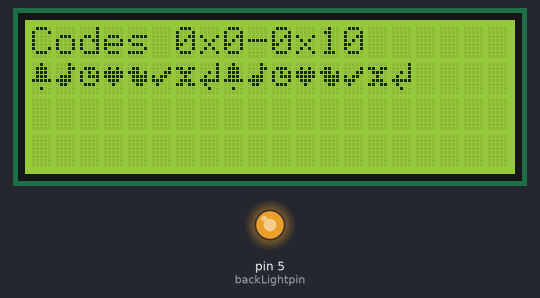
Bench run of a sketch on a simulated Arduino Uno, built with avr-gcc and run on an emulated ATmega328P. Parts: 20×4 character LCD, output pins drawn as LEDs (lit = HIGH). Pins used as bus, display or sensor lines are not drawn.

Above: at 0.2 s.
At 10.2 s:
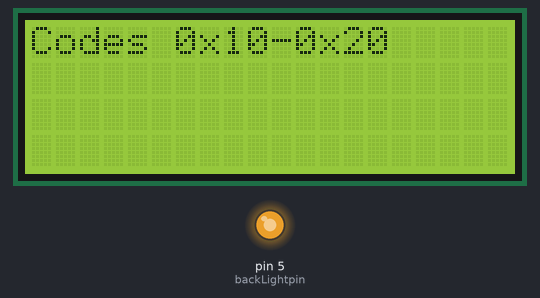
At 30.3 s:
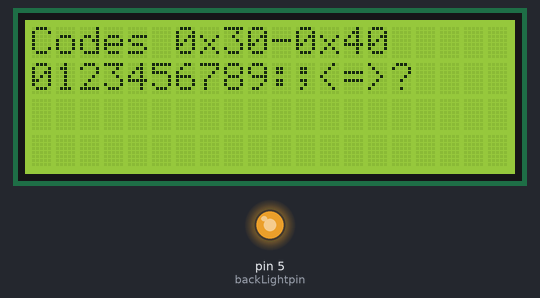
At 60.4 s:
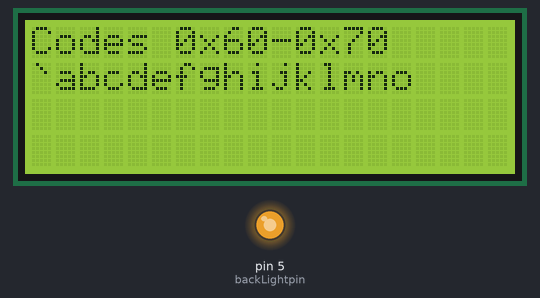
At 90.5 s:
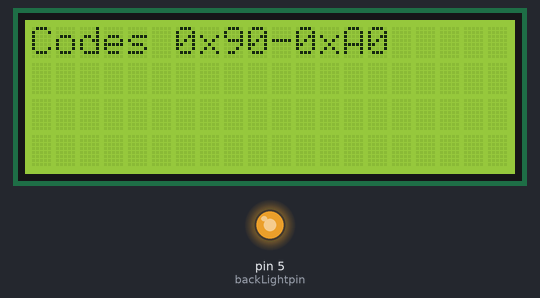
At 120.6 s:
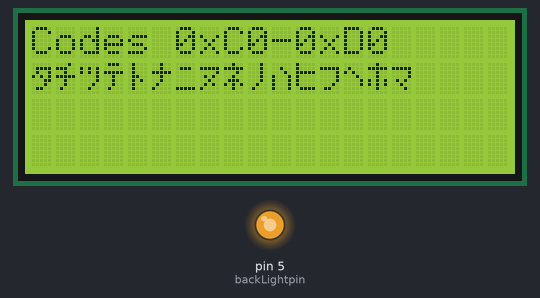

The sketch:

HelloWorld_byVac.ino
```cpp
//#include <LiquidCrystal.h>
//LiquidCrystal lcd(4, 7, 8, 9, 10, 11, 12);

#include <Wire.h>
//#include <LiquidCrystal_I2C_ByVac.h>
//LiquidCrystal_I2C_ByVac lcd(0x21);

#include <LiquidCrystal_I2C.h>
uint8_t backlight_pin = 3;
LiquidCrystal_I2C lcd(0x27,2,1,0,4,5,6,7,backlight_pin,POSITIVE); // DF Robots

//#include <LiquidCrystal_SR.h>
//LiquidCrystal_SR lcd(14,15,4);

//#include <LiquidCrystal.h>
//LiquidCrystal lcd(4, 7, 8, 9, 10, 11, 12);
//LiquidCrystal lcd(8, 9, 4, 5, 6, 7); // LCD Shield

uint8_t bell[8]  = {0x4,0xe,0xe,0xe,0x1f,0x0,0x4};
uint8_t note[8]  = {0x2,0x3,0x2,0xe,0x1e,0xc,0x0};
uint8_t clock[8] = {0x0,0xe,0x15,0x17,0x11,0xe,0x0};
uint8_t heart[8] = {0x0,0xa,0x1f,0x1f,0xe,0x4,0x0};
uint8_t duck[8]  = {0x0,0xc,0x1d,0xf,0xf,0x6,0x0};
uint8_t check[8] = {0x0,0x1,0x3,0x16,0x1c,0x8,0x0};
uint8_t cross[8] = {0x0,0x1b,0xe,0x4,0xe,0x1b,0x0};
uint8_t retarrow[8] = {	0x1,0x1,0x5,0x9,0x1f,0x8,0x4};


const byte backLightpin = 5;
//const byte backLightpin = 10;
const byte contrast_pin = 6;

void setup () {
   //lcd.begin(16,2);
   lcd.begin(20,4);
   lcd.clear();
  // lcd.backlight();
  //   lcd.setBacklightPin(3);
   //  lcd.setBacklight(1);
   pinMode(backLightpin, OUTPUT);
   analogWrite(backLightpin, 210);
   pinMode(contrast_pin, OUTPUT);
   analogWrite(contrast_pin, 40);
   lcd.createChar(0, bell);
   lcd.createChar(1, note);
   lcd.createChar(2, clock);
   lcd.createChar(3, heart);
   lcd.createChar(4, duck);
   lcd.createChar(5, check);
   lcd.createChar(6, cross);
   lcd.createChar(7, retarrow);
  }

// display all keycodes
void displayKeyCodes(void) {
  uint8_t i = 0;
  while (1) {
    lcd.clear();
    lcd.print("Codes 0x"); lcd.print(i, HEX);
    lcd.print("-0x"); lcd.print(i+16, HEX);
    lcd.setCursor(0, 1);
    for (int j=0; j<16; j++) {
      lcd.write(i+j);
    }
    i+=16;

    delay(10000);
  }}


void loop () {
  displayKeyCodes();
}
```

Measured:
- what the display in image 1 shows lasts 10.0 s, from 10.2 s to 20.2 s
